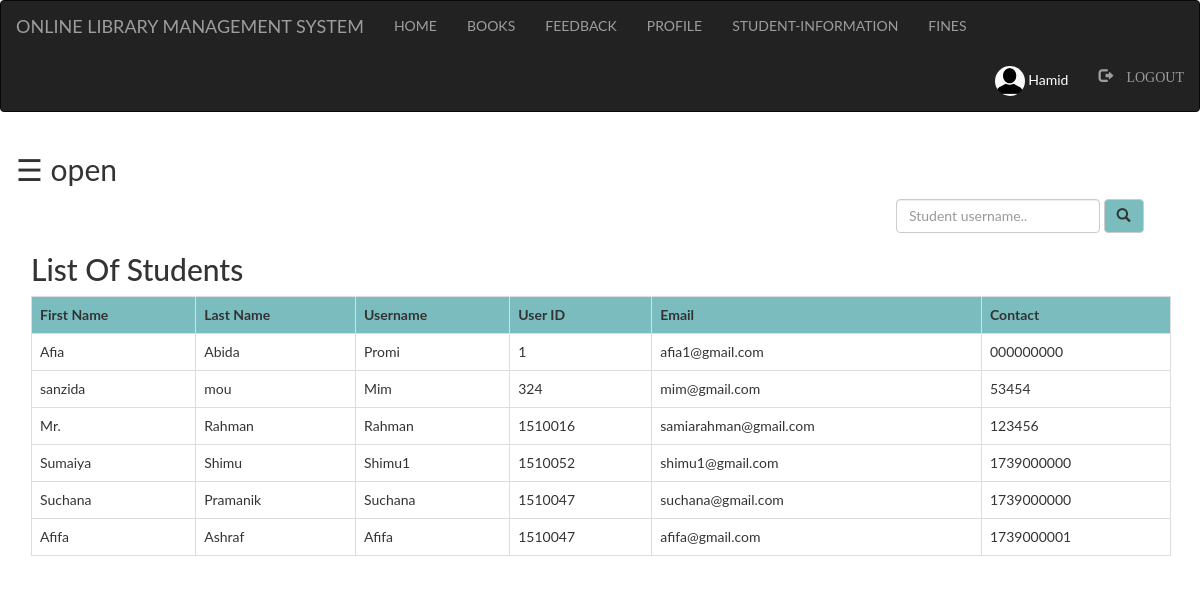
Screenshot of /Admin_/student.php (signed in) with the database file from the repository.
### tables this page shows
CREATE TABLE `student` (
  `first` varchar(100) NOT NULL,
  `last` varchar(100) NOT NULL,
  `username` varchar(100) NOT NULL,
  `password` varchar(100) NOT NULL,
  `user_id` int(100) NOT NULL,
  `email` varchar(100) NOT NULL,
  `contact` varchar(100) NOT NULL,
  `pic` varchar(100) NOT NULL
);

### Admin_/student.php (the view, shortened to what this page needs)
<?php
  include "navbar.php";
?>
<!DOCTYPE html>
<html>
<head>
</head>
<body>
<div id="main">
  <span style="font-size:30px;cursor:pointer" onclick="openNav()">&#9776; open</span>
<div class="container">
	<div class="srch">
		<form class="navbar-form" method="post" name="form1">
				<input class="form-control" type="text" name="search" placeholder="Student username.." required="">
				<button style="background-color: #6db6b9e6;" type="submit" name="submit" class="btn btn-default">
					<span class="glyphicon glyphicon-search"></span>
				</button>
		</form>
	</div>
	<h2>List Of Students</h2>
	<?php
		if(isset($_POST['submit']))
		{
			$q=mysqli_query($db,"SELECT first,last,username,user_id,email,contact FROM `student` where username like '%$_POST[search]%' ");
			if(mysqli_num_rows($q)==0)
			{
				echo "Sorry! No student found with that username. Try searching again.";
			}
			else
			{
		echo "<table class='table table-bordered table-hover' >";
			echo "<tr style='background-color: #6db6b9e6;'>";
				echo "<th>"; echo "First Name";	echo "</th>";
				echo "<th>"; echo "Last Name";  echo "</th>";
				echo "<th>"; echo "Username";  echo "</th>";
				echo "<th>"; echo "User ID";  echo "</th>";
				echo "<th>"; echo "Email";  echo "</th>";
				echo "<th>"; echo "Contact";  echo "</th>";
			echo "</tr>";
			while($row=mysqli_fetch_assoc($q))
			{
				echo "<tr>";
				echo "<td>"; echo $row['first']; echo "</td>";
				echo "<td>"; echo $row['last']; echo "</td>";
				echo "<td>"; echo $row['username']; echo "</td>";
				echo "<td>"; echo $row['user_id']; echo "</td>";
				echo "<td>"; echo $row['email']; echo "</td>";
				echo "<td>"; echo $row['contact']; echo "</td>";
				echo "</tr>";
			}
		echo "</table>";
			}
		}
		else
		{
			$res=mysqli_query($db,"SELECT first,last,username,user_id,email,contact FROM `student`;");
		echo "<table class='table table-bordered table-hover' >";
			echo "<tr style='background-color: #6db6b9e6;'>";
				echo "<th>"; echo "First Name";	echo "</th>";
				echo "<th>"; echo "Last Name";  echo "</th>";
				echo "<th>"; echo "Username";  echo "</th>";
				echo "<th>"; echo "User ID";  echo "</th>";
				echo "<th>"; echo "Email";  echo "</th>";
				echo "<th>"; echo "Contact";  echo "</th>";
			echo "</tr>";
			while($row=mysqli_fetch_assoc($res))
			{
				echo "<tr>";
				echo "<td>"; echo $row['first']; echo "</td>";
				echo "<td>"; echo $row['last']; echo "</td>";
				echo "<td>"; echo $row['username']; echo "</td>";
				echo "<td>"; echo $row['user_id']; echo "</td>";
				echo "<td>"; echo $row['email']; echo "</td>";
				echo "<td>"; echo $row['contact']; echo "</td>";
				echo "</tr>";
			}
		echo "</table>";
		}
	?>
</div>
</body>
</html>

### Admin_/style.css (style rules this page uses)
html, body, div, span, object, iframe, h1, h2, h3, h4, h5, h6, p, blockquote, pre, abbr, address, cite, code, del, dfn, em, img, ins, kbd, q, samp, small, strong, sub, sup, var, b, i, dl, dt, dd, ol, ul, li, fieldset, form, label, legend, table, caption, tbody, tfoot, thead, tr, th, td, article, aside, canvas, details, figcaption, figure, footer, header, hgroup, menu, nav, section, summary, time, mark, audio, video { margin:0; padding:0; border:0; outline:0; font-size:100%; vertical-align:baseline; background:transparent; }
body { line-height:1; }
table { border-collapse:collapse; border-spacing:0; }
input, select { vertical-align:middle; }
input { height: 25px; width: 300px; }

### Admin_/student.php (style rules this page uses)
.srch { padding-left: 850px; }
body { font-family: "Lato", sans-serif; transition: background-color .5s; }
#main { transition: margin-left .5s; padding: 16px; }

### rows the page displays
student: first "Afia", last "Abida", username "Promi", user "1", email "afia1@gmail.com", contact "000000000"
student: first "sanzida", last "mou", username "Mim", user "324", email "mim@gmail.com", contact "53454"
student: first "Mr.", last "Rahman", username "Rahman", user "1510016", email "samiarahman@gmail.com", contact "123456"
student: first "Sumaiya", last "Shimu", username "Shimu1", user "1510052", email "shimu1@gmail.com", contact "1739000000"
student: first "Suchana", last "Pramanik", username "Suchana", user "1510047", email "suchana@gmail.com", contact "1739000000"
student: first "Afifa", last "Ashraf", username "Afifa", user "1510047", email "afifa@gmail.com", contact "1739000001"

### other values shown
$_SESSION['login_user'] "Hamid"
